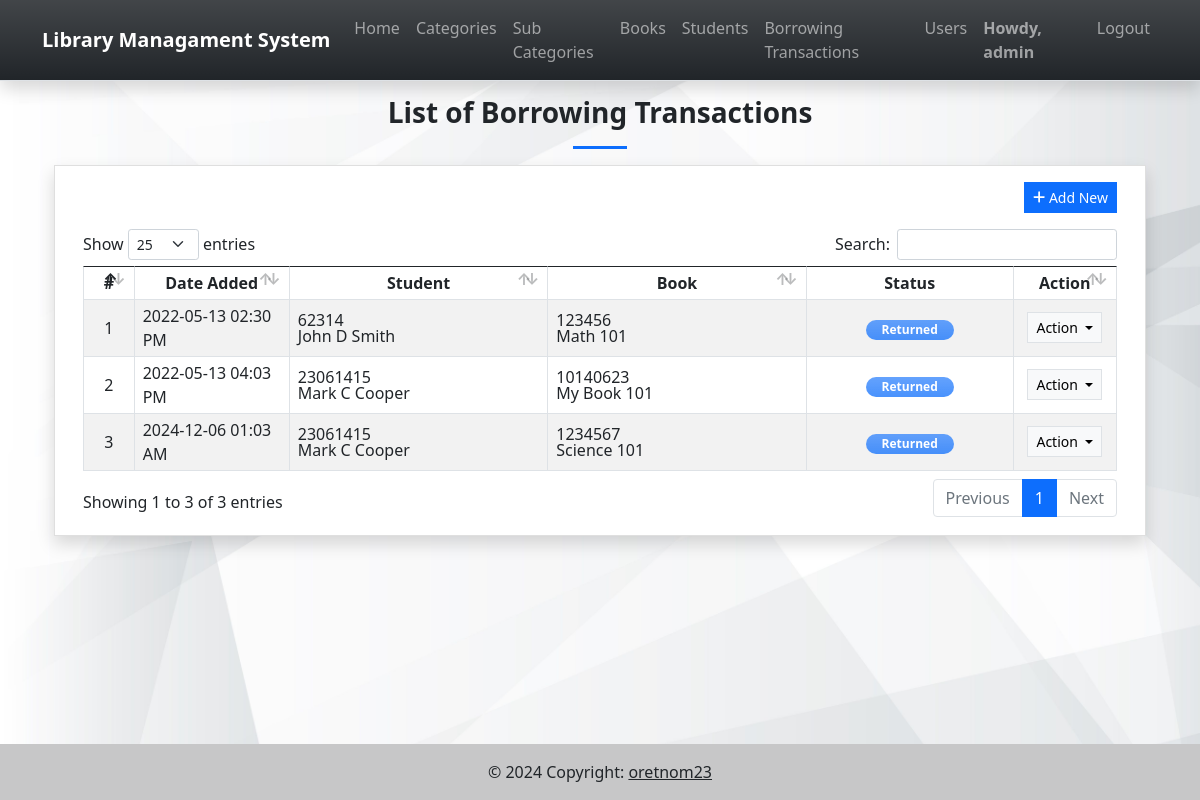
Screenshot of /borrows (signed in) with the database file from the repository.
### lmsApp/models.py (models this page shows, shortened)
class Borrow(models.Model):
    student = models.ForeignKey(Students, on_delete= models.CASCADE, related_name="student_id_fk")
    book = models.ForeignKey(Books, on_delete= models.CASCADE, related_name="book_id_fk")
    borrowing_date = models.DateField()
    return_date = models.DateField()
    status = models.CharField(max_length=2, choices=(('1','Pending'), ('2','Returned')), default = 1)
    date_added = models.DateTimeField(default = timezone.now)
    date_created = models.DateTimeField(auto_now = True)
    class Meta:
        verbose_name_plural = "Borrowing Transactions"

class Students(models.Model):
    code = models.CharField(max_length=250)
    first_name = models.CharField(max_length=250)
    middle_name = models.CharField(max_length=250, blank=True, null= True)
    last_name = models.CharField(max_length=250)
    gender = models.CharField(max_length=20, choices=(('Male','Male'), ('Female','Female')), default = 'Male')
    contact = models.CharField(max_length=250)
    email = models.CharField(max_length=250)
    address = models.CharField(max_length=250)
    department = models.CharField(max_length=250, blank= True, null = True)
    course = models.CharField(max_length=250, blank= True, null = True)
    status = models.CharField(max_length=2, choices=(('1','Active'), ('2','Inactive')), default = 1)
    delete_flag = models.IntegerField(default = 0)
    date_added = models.DateTimeField(default = timezone.now)
    date_created = models.DateTimeField(auto_now = True)
    class Meta:
        verbose_name_plural = "List of Students"
    def name(self):
        return str(f"{self.first_name}{' '+self.middle_name if not self.middle_name == '' else ''} {self.last_name}")

class Books(models.Model):
    sub_category = models.ForeignKey(SubCategory, on_delete= models.CASCADE)
    isbn = models.CharField(max_length=250)
    title = models.CharField(max_length=250)
    description = models.TextField(blank=True, null= True)
    author = models.TextField(blank=True, null= True)
    publisher = models.CharField(max_length=250)
    date_published = models.DateTimeField()
    status = models.CharField(max_length=2, choices=(('1','Active'), ('2','Inactive')), default = 1)
    delete_flag = models.IntegerField(default = 0)
    date_added = models.DateTimeField(default = timezone.now)
    date_created = models.DateTimeField(auto_now = True)
    class Meta:
        verbose_name_plural = "List of Books"

### lmsApp/views.py (the view)
# urls.py: path('borrows',views.borrows,name='borrow-page'),
@login_required
def borrows(request):
    context = context_data(request)
    context['page'] = 'borrow'
    context['page_title'] = "Borrowing Transaction List"
    context['borrows'] = models.Borrow.objects.order_by('status').all()
    return render(request, 'borrows.html', context)

### lmsApp/views.py (called while the page is built)
def context_data(request):
    fullpath = request.get_full_path()
    abs_uri = request.build_absolute_uri()
    abs_uri = abs_uri.split(fullpath)[0]
    context = {
        'system_host' : abs_uri,
        'page_name' : '',
        'page_title' : '',
        'system_name' : 'Library Managament System',
        'topbar' : True,
        'footer' : True,
    }
    return context

### lmsApp/templates/borrows.html (shortened to what this page needs)
{% extends 'base.html' %} {% load static %} {% block pageContent %}
<section class="py-4">
    <div class="container">
        <h3 class="fw-bolder text-center">List of Borrowing Transactions</h3>
        <center>
            <hr class="bg-primary opacity-100" style="height:3px" width="5%">
        </center>
        <div class="card rounded-0 shadow">
            <div class="card-body">
                <div class="container-fluid">
                    <div class="text-end mb-3">
                        <button class="btn btn-sm btn-primary rounded-0 bg-gradient-primary" type="button" id="create_new"><i class="fa fa-plus"></i> Add New</button>
                    </div>
                    <table class="table table-bordered table-striped" id="borrow-tbl">
                        <colgroup>
                            <col width="5%">
                            <col width="15%">
                            <col width="25%">
                            <col width="25%">
                            <col width="20%">
                            <col width="10%">
                        </colgroup>
                        <thead>
                            <tr>
                                <th class="text-center">#</th>
                                <th class="text-center">Date Added</th>
                                <th class="text-center">Student</th>
                                <th class="text-center">Book</th>
                                <th class="text-center">Status</th>
                                <th class="text-center">Action</th>
                            </tr>
                        </thead>
                        <tbody>
                            {% for borrow in borrows %}
                            <tr>
                                <td class="text-center">{{ forloop.counter }}</td>
                                <td>{{ borrow.date_added|date:"Y-m-d h:i A"}}</td>
                                <td>
                                    <div class="lh-1">
                                        <div>{{ borrow.student.code}}</div>
                                        <div>{{ borrow.student.name}}</div>
                                    </div>
                                </td>
                                <td>
                                    <div class="lh-1">
                                        <div>{{ borrow.book.isbn}}</div>
                                        <div>{{ borrow.book.title}}</div>
                                    </div>
                                </td>
                                <td class="text-center">
                                    {% if borrow.status == '1' %}
                                    <span class="badge badge-secondary bg-gradient bg-secondary px-3 rounded-pill bg-opacity-75 text-sm py-1">Pending</span> {% else %}
                                    <span class="badge badge-primary bg-gradient bg-primary px-3 rounded-pill bg-opacity-75 text-sm py-1">Returned</span> {% endif %}
                                </td>
                                <td class="text-center">
                                    <div class="dropdown">
                                        <button class="btn btn-light btn-sm rounded-0 border dropdown-toggle" type="button" id="abtn{{borrow.pk}}" data-bs-toggle="dropdown" aria-expanded="false">
                                          Action
                                        </button>
                                    </div>
                                </td>
                            </tr>
                            {% endfor %}
                        </tbody>
                    </table>
                </div>
            </div>
        </div>
    </div>
</section>
{% endblock pageContent %}

### lmsApp/templates/topNavigation.html (shortened to what this page needs)
{% load static %}
<header>
    <nav class="navbar navbar-expand-lg navbar-dark bg-dark bg-gradient fixed-top shadow border-bottom">
        <div class="container">
            <a class="navbar-brand" target="_blank" href="./">
                <b>{{system_name}}</b>
            </a>
            <div class="collapse navbar-collapse" id="navbarExample01">
                <ul class="navbar-nav me-auto mb-2 mb-lg-0" id="topNav">
                    {% if request.user.is_authenticated %}
                    <li class="nav-item">
                        <a class="nav-link" aria-current="page" href="{% url 'home-page' %}">Home</a>
                    </li>
                    <li class="nav-item">
                        <a class="nav-link" aria-current="page" href="{% url 'category-page' %}">Categories</a>
                    </li>
                    <li class="nav-item">
                        <a class="nav-link" aria-current="page" href="{% url 'sub_category-page' %}">Sub Categories</a>
                    </li>
                    <li class="nav-item">
                        <a class="nav-link" aria-current="page" href="{% url 'book-page' %}">Books</a>
                    </li>
                    <li class="nav-item">
                        <a class="nav-link" aria-current="page" href="{% url 'student-page' %}">Students</a>
                    </li>
                    <li class="nav-item">
                        <a class="nav-link" aria-current="page" href="{% url 'borrow-page' %}">Borrowing Transactions</a>
                    </li>
                    {% if request.user.is_superuser %}
                    <li class="nav-item">
                        <a class="nav-link" aria-current="page" href="{% url 'user-page' %}">Users</a>
                    </li>
                    {% endif %}
                    {% endif %}
                </ul>
                <ul class="navbar-nav d-flex flex-row">
                    {% if user.id %}
                    <li class="nav-item">
                        <a class="nav-link"  href="{% url 'profile-page' %}"><b>Howdy, {{user.username}}</b></a>
                    </li>
                    <li class="nav-item">
                        <a class="nav-link" aria-current="page" href="{% url 'logout' %}">Logout</a>
                    </li>
                    {% else %}
                    <li class="nav-item">
                        <a class="nav-link" aria-current="page" href="{% url 'login-page' %}">Login</a>
                    </li>
                    {% endif %}
                </ul>
            </div>
        </div>
    </nav>
</header>

### static/assets/default/css/style.css (style rules this page uses)
html, body { height: 100%; width: 100%; max-height: 100%; overflow: auto; display: flex; flex-direction: column; }
body>header { flex-shrink: auto; }

### rows the page displays
Borrow: date_added "2022-05-13 02:30 PM", student.code "62314", student.name "John D Smith", book.isbn "123456", book "Math 101", status "Returned"
Borrow: date_added "2022-05-13 04:03 PM", student.code "23061415", student.name "Mark C Cooper", book.isbn "10140623", book "My Book 101", status "Returned"
Borrow: date_added "2024-12-06 01:03 AM", student.code "23061415", student.name "Mark C Cooper", book.isbn "1234567", book "Science 101", status "Returned"

### other values shown
{{ system_name }} "Library Managament System"
{{ user.username }} "admin"
